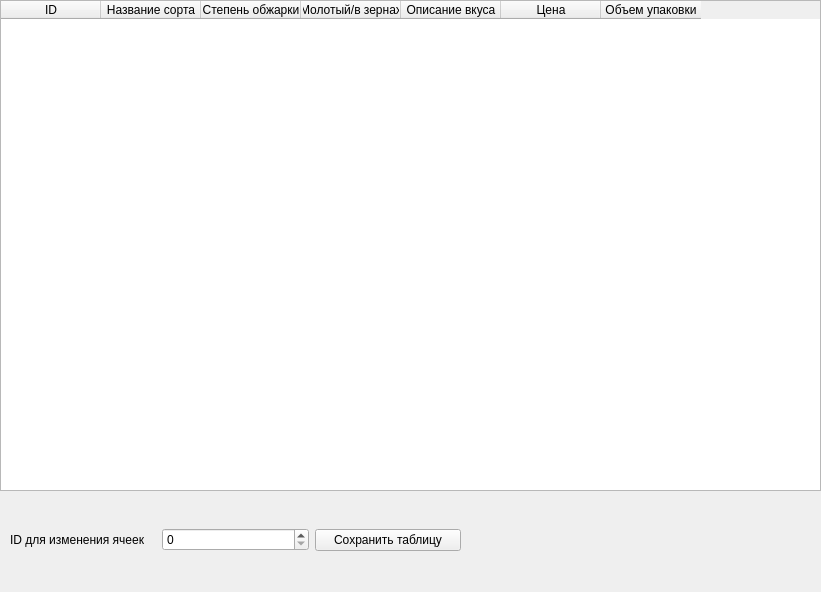
<?xml version="1.0" encoding="UTF-8"?>
<ui version="4.0">
 <class>Form</class>
 <widget class="QWidget" name="Form">
  <property name="geometry">
   <rect>
    <x>0</x>
    <y>0</y>
    <width>821</width>
    <height>592</height>
   </rect>
  </property>
  <property name="windowTitle">
   <string>Form</string>
  </property>
  <widget class="QTableWidget" name="tableWidget">
   <property name="geometry">
    <rect>
     <x>0</x>
     <y>0</y>
     <width>821</width>
     <height>491</height>
    </rect>
   </property>
   <column>
    <property name="text">
     <string>ID</string>
    </property>
   </column>
   <column>
    <property name="text">
     <string>Название сорта</string>
    </property>
   </column>
   <column>
    <property name="text">
     <string>Степень обжарки</string>
    </property>
   </column>
   <column>
    <property name="text">
     <string>Молотый/в зернах</string>
    </property>
   </column>
   <column>
    <property name="text">
     <string>Описание вкуса</string>
    </property>
   </column>
   <column>
    <property name="text">
     <string>Цена</string>
    </property>
   </column>
   <column>
    <property name="text">
     <string>Объем упаковки</string>
    </property>
   </column>
  </widget>
  <widget class="QWidget" name="horizontalLayoutWidget">
   <property name="geometry">
    <rect>
     <x>10</x>
     <y>500</y>
     <width>451</width>
     <height>80</height>
    </rect>
   </property>
   <layout class="QHBoxLayout" name="horizontalLayout">
    <item>
     <widget class="QLabel" name="label">
      <property name="text">
       <string>ID для изменения ячеек</string>
      </property>
     </widget>
    </item>
    <item>
     <widget class="QSpinBox" name="spinBox">
      <property name="maximum">
       <number>99999</number>
      </property>
     </widget>
    </item>
    <item>
     <widget class="QPushButton" name="save_table">
      <property name="text">
       <string>Сохранить таблицу</string>
      </property>
     </widget>
    </item>
   </layout>
  </widget>
 </widget>
 <resources/>
 <connections/>
</ui>
